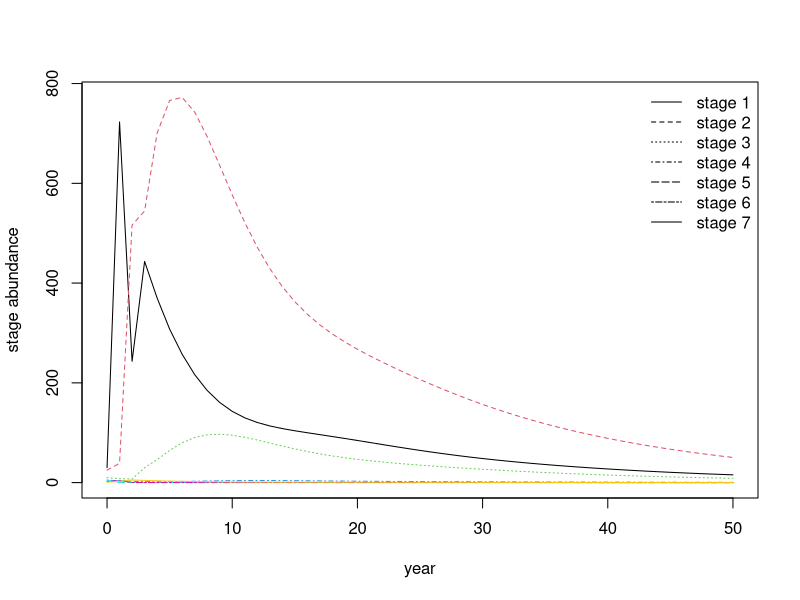
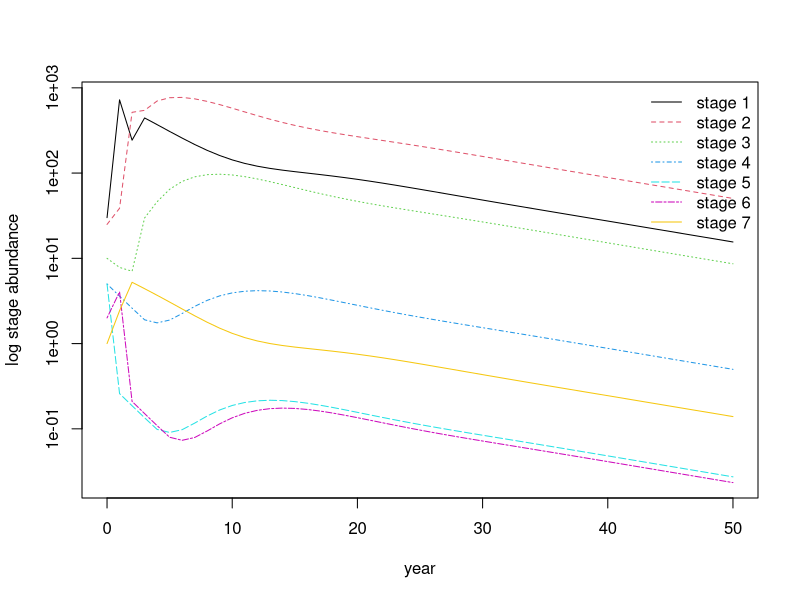
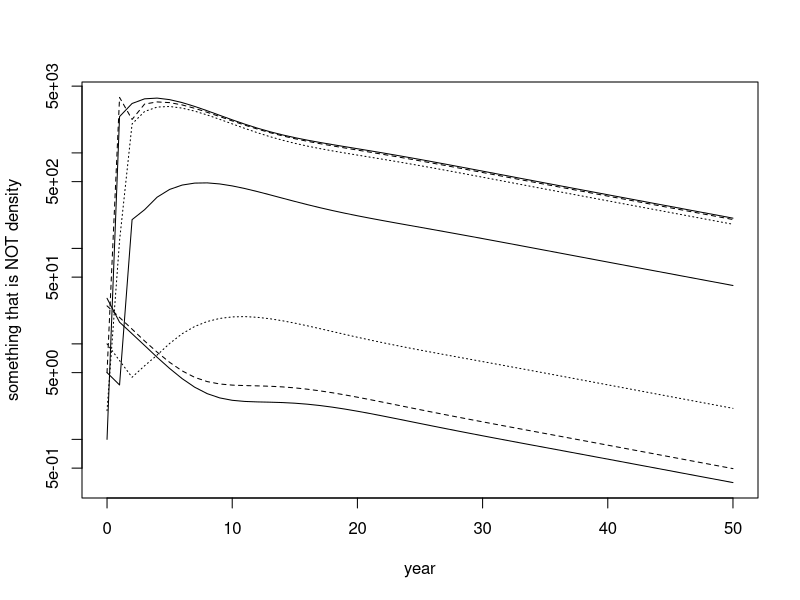
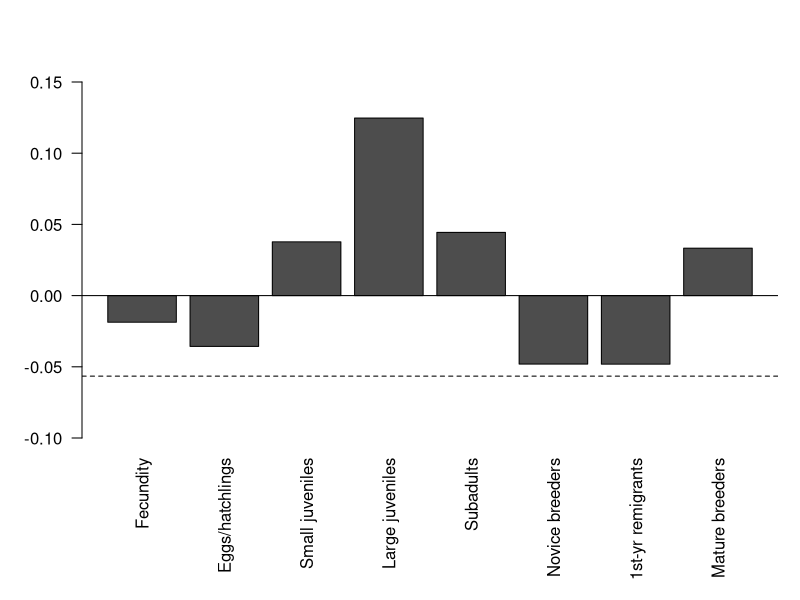
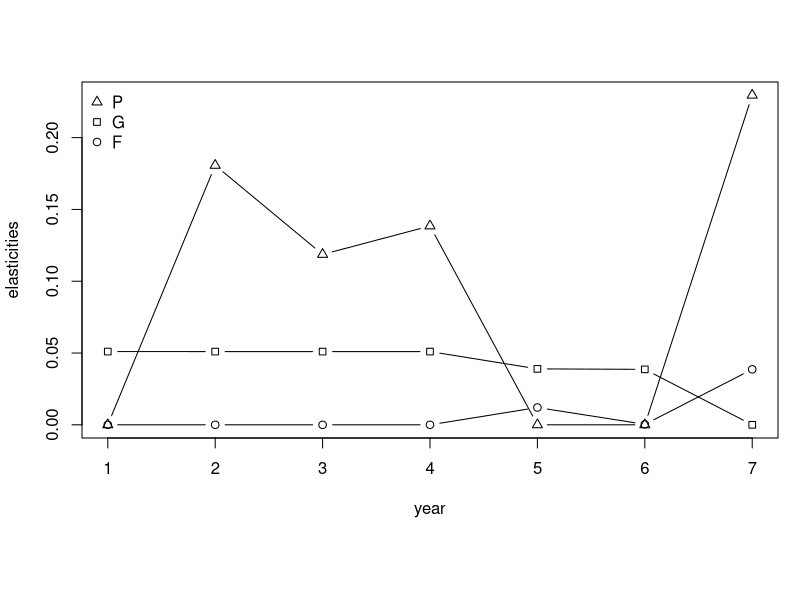

R code for these plots, in order:
## ---- chunk 1
knitr::opts_chunk$set(echo = TRUE)
## ---- chunk 2
M <- matrix(c(0, 0, 0, 0, 127, 4, 80,
              0.6747, 0.737, 0, 0, 0, 0, 0,
              0, 0.0486 ,0.661 , 0, 0, 0, 0,
              0, 0, 0.0147, 0.6907, 0, 0, 0,
              0, 0, 0, 0.0518 ,0 ,0 , 0,
              0, 0, 0, 0, 0.8091, 0, 0,
              0, 0, 0, 0, 0, 0.8091, 0.8089),	 # the data elements
  nrow = 7, # number of rows
  ncol = 7, # number of columns
  byrow = T) # fill matrix by rows

M

N.0 <- c(30, 25, 10, 5, 5, 2, 1) # vector of initial densities
length <- 50 # lenght of the time series

time.series <- matrix(0, nrow=nrow(M), ncol=length+1) # creates a matrix with three rows and (length+1) columns in which the simulated time series will be stored
time.series[ ,1] <- N.0 # stores N.0 in the first column of the matrix `time.series'
for (i in 1:length){# executes the matrix multiplication as often as specified by the parameter length and stores result in the matrix time.series
 time.series[ , i+1] <- M %*% time.series[ , i]
}

matplot(0:length, t(time.series), type="l", lty=1:7, col = 1:7, ylab = "stage abundance", xlab = "year") # plots result
legend("topright", legend = c("stage 1", "stage 2", "stage 3", "stage 4", "stage 5", "stage 6", "stage 7"), lty = 1:7, col = 1, bty = "n") # defines legend

matplot(0:length, t(time.series), type="l", lty=1:7, col = 1:7, log="y", ylab = "log stage abundance", xlab = "year") # plots result on log scale
legend("topright", legend = c("stage 1", "stage 2", "stage 3", "stage 4", "stage 5", "stage 6", "stage 7"), lty = 1:7, col = 1:7, bty = "n") # defines legend
## ---- chunk 3
lambda <- time.series[1, length+1]/time.series[1, length] # ratio of population size at the end of the time series for age-class 1. This gives lambda
lambda
log(lambda)
## ---- chunk 4
total = sum(time.series[ , length+1]) # total population size at the end of the time series (i.e., the right eigenvector)
rightEV = time.series[ , length+1]/total # Right eigenvector standardized such that its entries sum up to one. This vector represents proportions in the stable age distribution

rightEV # prints stable age distribution
## ---- chunk 5
transM <- t(M) # transpose of the population projection matrix
time.series.transpose <- matrix(0, nrow=nrow(M), ncol=length+1)
time.series.transpose[ , 1] <- N.0
for (i in 1:length){
  time.series.transpose[ , i+1] <- transM %*% time.series.transpose[ , i]
}
matplot(0:length, t(time.series.transpose), type="l", lty=1:3, col = 1, log="y", xlab = "year", ylab = "something that is NOT density")

leftEV = time.series.transpose[ , length+1]/time.series.transpose[1, length+1] # left eigenvector containing reproductive values with the reproductive value for the first age-class standardized to 1
leftEV
## ---- chunk 6
outer.product <- outer(leftEV, rightEV)
inner.product <- (rightEV %*% leftEV)[1]

sensitivities <- outer.product/inner.product
sensitivities # print sensitivities
## ---- chunk 7
# Increasing fecundities with 50% (in the text they actually say that they double the numbers and this is what we do here) :

M.f <- matrix(c(0, 0, 0, 0, 127*2, 4*2, 80*2,
                0.6747, 0.7370, 0, 0, 0, 0, 0,
                0, 0.0486, 0.6610, 0, 0, 0, 0,
                0, 0, 0.0147, 0.6907, 0, 0, 0,
                0, 0, 0, 0.0518, 0, 0, 0,
                0, 0, 0, 0, 0.8091, 0, 0,
                0, 0, 0, 0, 0, 0.8091, 0.8089),
              nrow = 7, ncol = 7, byrow = T)
length <-100 
turtles.f <- matrix(N.0, nrow = 7) 
for (i in 1:length){
  turtles.f <- cbind(turtles.f, M.f %*% turtles.f[,i])
}
r.f <- log(turtles.f[1, length] / turtles.f[1, length-1])

# Increasing survivorship to 1:
# Eggs/hatchlings:

M.1 <- matrix(c(0, 0, 0, 0, 127, 4, 80,
              1, 0.7370, 0, 0, 0, 0, 0,
              0, 0.0486, 0.6610, 0, 0, 0, 0,
              0, 0, 0.0147, 0.6907, 0, 0, 0,
              0, 0, 0, 0.0518, 0, 0, 0,
              0, 0, 0, 0, 0.8091, 0, 0,
              0, 0, 0, 0, 0, 0.8091, 0.8089),
            nrow = 7, ncol = 7, byrow = T)
length <-100 
turtles.1 <- matrix(N.0, nrow = 7) 
for (i in 1:length){
  turtles.1 <- cbind(turtles.1, M.1 %*% turtles.1[,i])
}
r.1 <- log(turtles.1[1, length] / turtles.1[1, length-1])

# small juveniles:
# G2 + P2 must equal one. Stage 1 lasts 7 years.
P2 <- (1*6)/(1*7) # this uses the formula above equation (1) in the paper with p_i=1 and d=7
G2 <- (1)/(1*7) # this uses the formula above equation (2) in the paper with p_i=1 and d=7
M.2 <- matrix(c(0, 0, 0, 0, 127, 4, 80,
                0.6747, P2, 0, 0, 0, 0, 0,
                0, G2, 0.6610, 0, 0, 0, 0,
                0, 0, 0.0147, 0.6907, 0, 0, 0,
                0, 0, 0, 0.0518, 0, 0, 0,
                0, 0, 0, 0, 0.8091, 0, 0,
                0, 0, 0, 0, 0, 0.8091, 0.8089),
              nrow = 7, ncol = 7, byrow = T)
turtles.2 <- matrix(N.0, nrow = 7) 
for (i in 1:length){
  turtles.2 <- cbind(turtles.2, M.2 %*% turtles.2[,i])
}
r.2 <- log(turtles.2[1, length] / turtles.2[1, length-1])

# large juveniles:
P3 <- 7/8 # this uses the formula above equation (1) in the paper with p_i=1 and d=8
G3 <- 1/8 # this uses the formula above equation (2) in the paper with p_i=1 and d=8
M.3 <- matrix(c(0, 0, 0, 0, 127, 4, 80,
              0.6747, 0.7370, 0, 0, 0, 0, 0,
              0, 0.0486, P3, 0, 0, 0, 0,
              0, 0, G3, 0.6907, 0, 0, 0,
              0, 0, 0, 0.0518, 0, 0, 0,
              0, 0, 0, 0, 0.8091, 0, 0,
              0, 0, 0, 0, 0, 0.8091, 0.8089),
            nrow = 7, ncol = 7, byrow = T)
turtles.3 <- matrix(N.0, nrow = 7) 
for (i in 1:length){
  turtles.3 <- cbind(turtles.3, M.3 %*% turtles.3[,i])
}
r.3 <- log(turtles.3[1, length] / turtles.3[1, length-1])

# Subadults:
P4 <- 5/6 # this uses the formula above equation (1) in the paper with p_i=1 and d=6
G4 <- 1/6 # this uses the formula above equation (1) in the paper with p_i=1 and d=6
M.4 <- matrix(c(0, 0, 0, 0, 127, 4, 80,
                0.6747, 0.7370, 0, 0, 0, 0, 0,
                0, 0.0486, 0.6610, 0, 0, 0, 0,
                0, 0, 0.0147, P4, 0, 0, 0,
                0, 0, 0, G4, 0, 0, 0,
                0, 0, 0, 0, 0.8091, 0, 0,
                0, 0, 0, 0, 0, 0.8091, 0.8089),
              nrow = 7, ncol = 7, byrow = T)
turtles.4 <- matrix(N.0, nrow = 7) 
for (i in 1:length){
  turtles.4 <- cbind(turtles.4, M.4 %*% turtles.4[,i])
}
r.4 <- log(turtles.4[1, length] / turtles.4[1, length-1])

# novice breeders
G5 <- 1
M.5 <- matrix(c(0, 0, 0, 0, 127, 4, 80,
                0.6747, 0.7370, 0, 0, 0, 0, 0,
                0, 0.0486, 0.6610, 0, 0, 0, 0,
                0, 0, 0.0147, 0.6907, 0, 0, 0,
                0, 0, 0, 0.0518, 0, 0, 0,
                0, 0, 0, 0, G5, 0, 0,
                0, 0, 0, 0, 0, 0.8091, 0.8089),
              nrow = 7, ncol = 7, byrow = T)
turtles.5 <- matrix(N.0, nrow = 7) 
for (i in 1:length){
  turtles.5 <- cbind(turtles.5, M.5 %*% turtles.5[,i])
}
r.5 <- log(turtles.5[1, length] / turtles.5[1, length-1])

# 1st year remigrants
G6 <- 1
M.6 <- matrix(c(0, 0, 0, 0, 127, 4, 80,
                0.6747, 0.7370, 0, 0, 0, 0, 0,
                0, 0.0486, 0.6610, 0, 0, 0, 0,
                0, 0, 0.0147, 0.6907, 0, 0, 0,
                0, 0, 0, 0.0518, 0, 0, 0,
                0, 0, 0, 0, 0.8091, 0, 0,
                0, 0, 0, 0, 0, G6, 0.8089),
              nrow = 7, ncol = 7, byrow = T)
turtles.6 <- matrix(N.0, nrow = 7) 
for (i in 1:length){
  turtles.6 <- cbind(turtles.6, M.6 %*% turtles.6[,i])
}
r.6 <- log(turtles.6[1, length] / turtles.6[1, length-1])

# mature breeders:
P7 <- 1
M.7 <- matrix(c(0, 0, 0, 0, 127, 4, 80,
                0.6747, 0.7370, 0, 0, 0, 0, 0,
                0, 0.0486, 0.6610, 0, 0, 0, 0,
                0, 0, 0.0147, 0.6907, 0, 0, 0,
                0, 0, 0, 0.0518, 0, 0, 0,
                0, 0, 0, 0, 0.8091, 0, 0,
                0, 0, 0, 0, 0, 0.8091, P7),
              nrow = 7, ncol = 7, byrow = T)
turtles.7 <- matrix(N.0, nrow = 7) 
for (i in 1:length){
  turtles.7 <- cbind(turtles.7, M.7 %*% turtles.7[,i])
}
r.7 <- log(turtles.7[1, length] / turtles.7[1, length-1])

effects <- cbind(r.f, r.1, r.2, r.3, r.4, r.5, r.6, r.7)
par(mar=c(8,4,4,1)+.1)
barplot(effects, names.arg = c("Fecundity", "Eggs/hatchlings", "Small juveniles", "Large juveniles", "Subadults", "Novice breeders", "1st-yr remigrants", "Mature breeders"), las=2, ylim = c(-0.1, 0.15), axes = T)
abline(h=log(lambda), lty=2)
abline(h=0, lty=1)
## ---- chunk 8
lambda + sensitivities[1, 7]*100
lambda + sensitivities[7, 7]*0.1
## ---- chunk 9
elasticities <- (1/lambda)*M*sensitivities
elasticities
## ---- chunk 10
elas.P <- c(elasticities[1, 1], elasticities[2, 2], elasticities[3, 3], elasticities[4, 4], elasticities[5, 5], elasticities[6, 6], elasticities[7, 7])
elas.G <- c(elasticities[2, 1], elasticities[3, 2], elasticities[4, 3], elasticities[5, 4], elasticities[6, 5], elasticities[7, 6], 0)
elas.F <- c(elasticities[1, 2], elasticities[1, 2], elasticities[1, 3], elasticities[1, 4], elasticities[1, 5], elasticities[1, 6], elasticities[1, 7])

figure.3 <- matrix(c(elas.P, elas.G, elas.F),
                   nrow = 3, # number of rows
                   ncol = 7, # number of columns
                   byrow = T) # fill matrix by rows)
matplot(1:7, t(figure.3), pch = c(24, 22, 21),  type="b", lty=1, col = 1, ylab = "elasticities", xlab = "year") # plots result
legend("topleft", legend = c("P", "G", "F"), pch = c(24, 22, 21), col = 1, bty = "n") # defines legend

